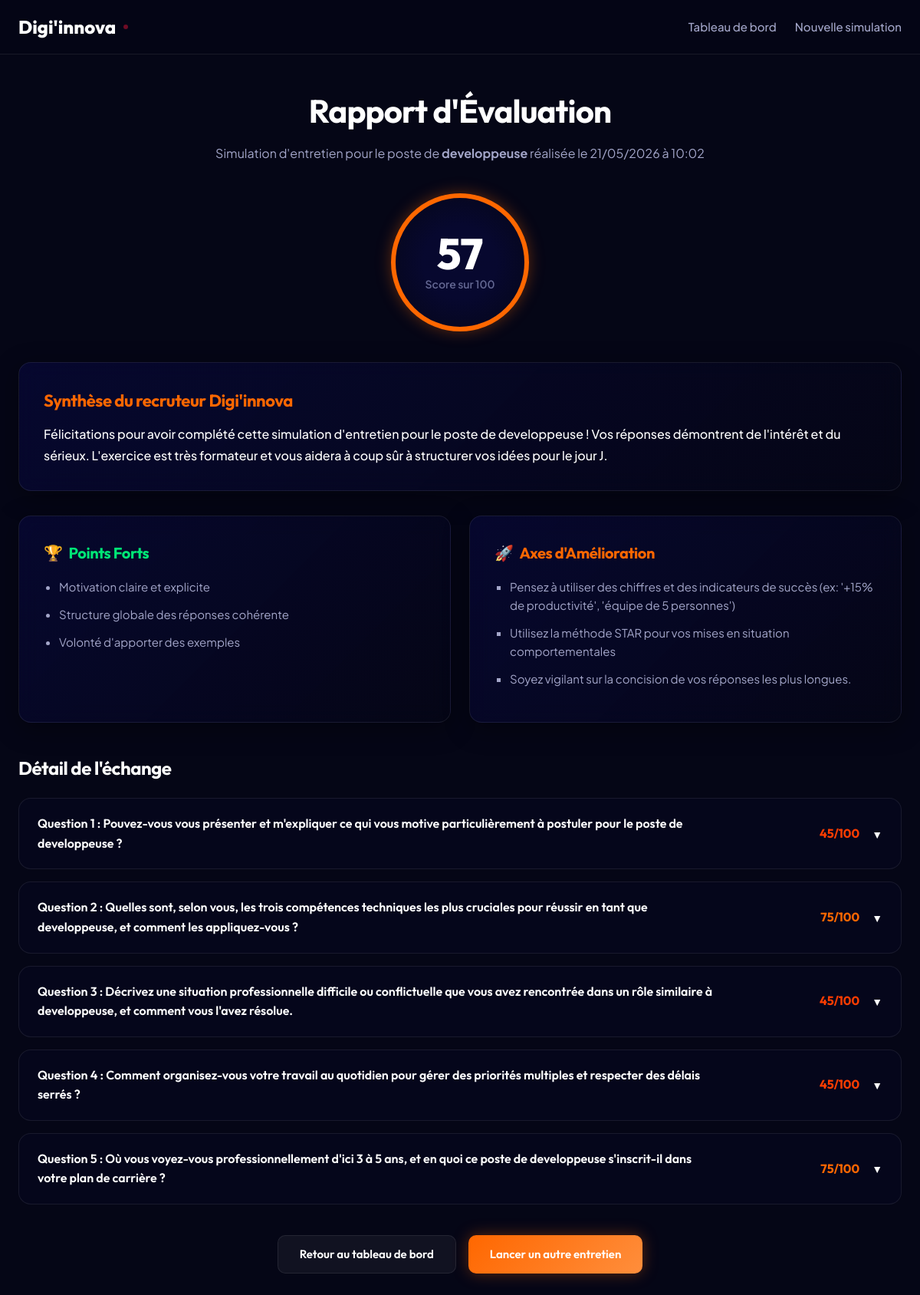
The app's page /interview/2/results with its own data.
### app/models/interview.py (models this page shows)
class InterviewSession(Base):
    __tablename__ = "interview_sessions"
    id = Column(Integer, primary_key=True, index=True)
    user_id = Column(Integer, ForeignKey("users.id"), nullable=False)
    job_title = Column(String, nullable=False)
    job_description = Column(Text, nullable=True)
    status = Column(String, default="in_progress")  # in_progress, completed
    created_at = Column(DateTime, default=datetime.utcnow)
    overall_score = Column(Integer, nullable=True)
    feedback_summary = Column(Text, nullable=True)
    feedback_strengths = Column(Text, nullable=True)
    feedback_improvements = Column(Text, nullable=True)
    user = relationship("User", back_populates="sessions")
    questions = relationship("InterviewQuestion", back_populates="session", cascade="all, delete-orphan", order_by="InterviewQuestion.question_index")

class InterviewQuestion(Base):
    __tablename__ = "interview_questions"
    id = Column(Integer, primary_key=True, index=True)
    session_id = Column(Integer, ForeignKey("interview_sessions.id"), nullable=False)
    question_index = Column(Integer, nullable=False)  # 0, 1, 2...
    question_text = Column(Text, nullable=False)
    answer_text = Column(Text, nullable=True)          # Réponse du candidat
    feedback = Column(Text, nullable=True)             # Évaluation spécifique de la réponse
    score = Column(Integer, nullable=True)             # Note sur 100 de la réponse
    session = relationship("InterviewSession", back_populates="questions")

### app/routers/views.py (the view)
@router.get("/interview/{session_id}/results", response_class=HTMLResponse)
def page_results(
    session_id: int,
    request: Request,
    db: Session = Depends(get_db)
):
    session = db.query(InterviewSession).filter(
        InterviewSession.id == session_id
    ).first()
    if not session:
        return RedirectResponse(url="/dashboard")
    if session.status == "in_progress":
        return RedirectResponse(url=f"/interview/{session_id}")
    return templates.TemplateResponse(request, "results.html", {
        "user": None,
        "session": session,
        "is_demo": ai_service.is_mock
    })

### app/templates/results.html (shortened to what this page needs)
{% extends "base.html" %}
{% block content %}
<div class="results-header">
    <h1 style="color: var(--text-primary);">Rapport d'Évaluation</h1>
    <p style="color: var(--text-secondary); font-size: 16px;">Simulation d'entretien pour le poste de <strong>{{ session.job_title }}</strong> réalisée le {{ session.created_at.strftime('%d/%m/%Y à %H:%M') }}</p>
</div>
<div class="score-circle-container">
    {% if session.overall_score >= 80 %}
        <div class="score-circle glowing-green">
    {% else %}
        <div class="score-circle glowing-orange">
    {% endif %}
        <div class="score-number">{{ session.overall_score }}</div>
        <div class="score-total">Score sur 100</div>
    </div>
</div>
<div class="glass-card" style="margin-bottom: 32px;">
    <h3 style="font-size: 22px; margin-bottom: 12px; font-family: 'Outfit'; color: var(--brand-orange);">Synthèse du recruteur Digi'innova</h3>
    <p style="font-size: 16px; color: var(--text-primary); line-height: 1.7; font-weight: 500;">
        {{ session.feedback_summary }}
    </p>
</div>
<div class="results-grid">
    <div class="glass-card">
        <h3 class="text-strengths">
            <span style="font-size: 20px;">🏆</span> Points Forts
        </h3>
        <div style="font-size: 15px; color: var(--text-secondary); line-height: 1.6;">
            {% if session.feedback_strengths.startswith('*') or '\n' in session.feedback_strengths %}
                <ul class="feedback-bullets">
                    {% for line in session.feedback_strengths.split('\n') %}
                        {% if line.strip() %}
                            <li>{{ line.replace('*', '').strip() }}</li>
                        {% endif %}
                    {% endfor %}
                </ul>
            {% else %}
                <p>{{ session.feedback_strengths }}</p>
            {% endif %}
        </div>
    </div>
    <div class="glass-card">
        <h3 class="text-improvements">
            <span style="font-size: 20px;">🚀</span> Axes d'Amélioration
        </h3>
        <div style="font-size: 15px; color: var(--text-secondary); line-height: 1.6;">
            {% if session.feedback_improvements.startswith('*') or '\n' in session.feedback_improvements %}
                <ul class="feedback-bullets" style="--brand-orange: var(--brand-orange);">
                    {% for line in session.feedback_improvements.split('\n') %}
                        {% if line.strip() %}
                            <li style="list-style-type: square;">{{ line.replace('*', '').strip() }}</li>
                        {% endif %}
                    {% endfor %}
                </ul>
            {% else %}
                <p>{{ session.feedback_improvements }}</p>
            {% endif %}
        </div>
    </div>
</div>
<div class="qa-review-section" style="margin-bottom: 40px;">
    <h2>Détail de l'échange</h2>
    {% for q in session.questions %}
        <div class="qa-card" id="qa-card-{{ q.id }}">
            <div class="qa-header">
                <div class="qa-title">Question {{ q.question_index + 1 }} : {{ q.question_text }}</div>
                <div class="qa-header-right">
                    {% if q.score >= 80 %}
                        <span class="qa-score score-badge high">{{ q.score }}/100</span>
                    {% elif q.score >= 60 %}
                        <span class="qa-score score-badge medium">{{ q.score }}/100</span>
                    {% else %}
                        <span class="qa-score score-badge low">{{ q.score }}/100</span>
                    {% endif %}
                    <span class="qa-arrow" style="font-size: 14px;">▼</span>
                </div>
            </div>
        </div>
    {% endfor %}
</div>
<div style="display: flex; gap: 16px; justify-content: center; margin-bottom: 60px;">
    <a href="/dashboard" class="btn btn-secondary">Retour au tableau de bord</a>
    <a href="/interview/new" class="btn btn-primary">Lancer un autre entretien</a>
</div>
{% endblock %}

### app/templates/base.html (shortened to what this page needs)
<!DOCTYPE html>
<html lang="fr">
<head>
    <link rel="stylesheet" href="/static/css/styles.css">
</head>
<body>
    <nav class="navbar">
        <div class="container nav-container">
            <a href="/" class="logo" id="main-logo">
                Digi'innova<span class="logo-dot"></span>
            </a>
            <ul class="nav-menu">
                <li><a href="/dashboard" class="nav-link {% if request.url.path == '/dashboard' %}active{% endif %}">Tableau de bord</a></li>
                <li><a href="/interview/new" class="nav-link {% if request.url.path == '/interview/new' %}active{% endif %}">Nouvelle simulation</a></li>
            </ul>
        </div>
    </nav>
    <main class="container">
        {% block content %}{% endblock %}
    </main>
</body>
</html>

### records on screen
InterviewSession: job_title "developpeuse", created_at "21/05/2026 à 10:02", overall_score "57", feedback_summary "Félicitations pour avoir complété cette simulation d'entretien pour le poste de developpeuse ! Vos réponses démontrent de l'intérêt et du sérieux. L'exercice est très formateur et vous aidera à coup sûr à structurer vos idées pour le jour J."
InterviewQuestion: q.question_index+1 "1", question_text "Pouvez-vous vous présenter et m'expliquer ce qui vous motive particulièrement à postuler pour le poste de developpeuse ?", score "45"
InterviewQuestion: q.question_index+1 "2", question_text "Quelles sont, selon vous, les trois compétences techniques les plus cruciales pour réussir en tant que developpeuse, et comment les appliquez-vous ?", score "75"
InterviewQuestion: q.question_index+1 "3", question_text "Décrivez une situation professionnelle difficile ou conflictuelle que vous avez rencontrée dans un rôle similaire à developpeuse, et comment vous l'avez résolue.", score "45"
InterviewQuestion: q.question_index+1 "4", question_text "Comment organisez-vous votre travail au quotidien pour gérer des priorités multiples et respecter des délais serrés ?", score "45"
InterviewQuestion: q.question_index+1 "5", question_text "Où vous voyez-vous professionnellement d'ici 3 à 5 ans, et en quoi ce poste de developpeuse s'inscrit-il dans votre plan de carrière ?", score "75"

### other values on screen
{{ line.replace('*', '').strip() }} "Motivation claire et explicite" "Structure globale des réponses cohérente" "Volonté d'apporter des exemples"
{{ line.replace('*', '').strip() }} "Pensez à utiliser des chiffres et des indicateurs de succès (ex: '+15% de productivité', 'équipe de 5 personnes')" "Utilisez la méthode STAR pour vos mises en situation comportementales" "Soyez vigilant sur la concision de vos réponses les plus longues."
